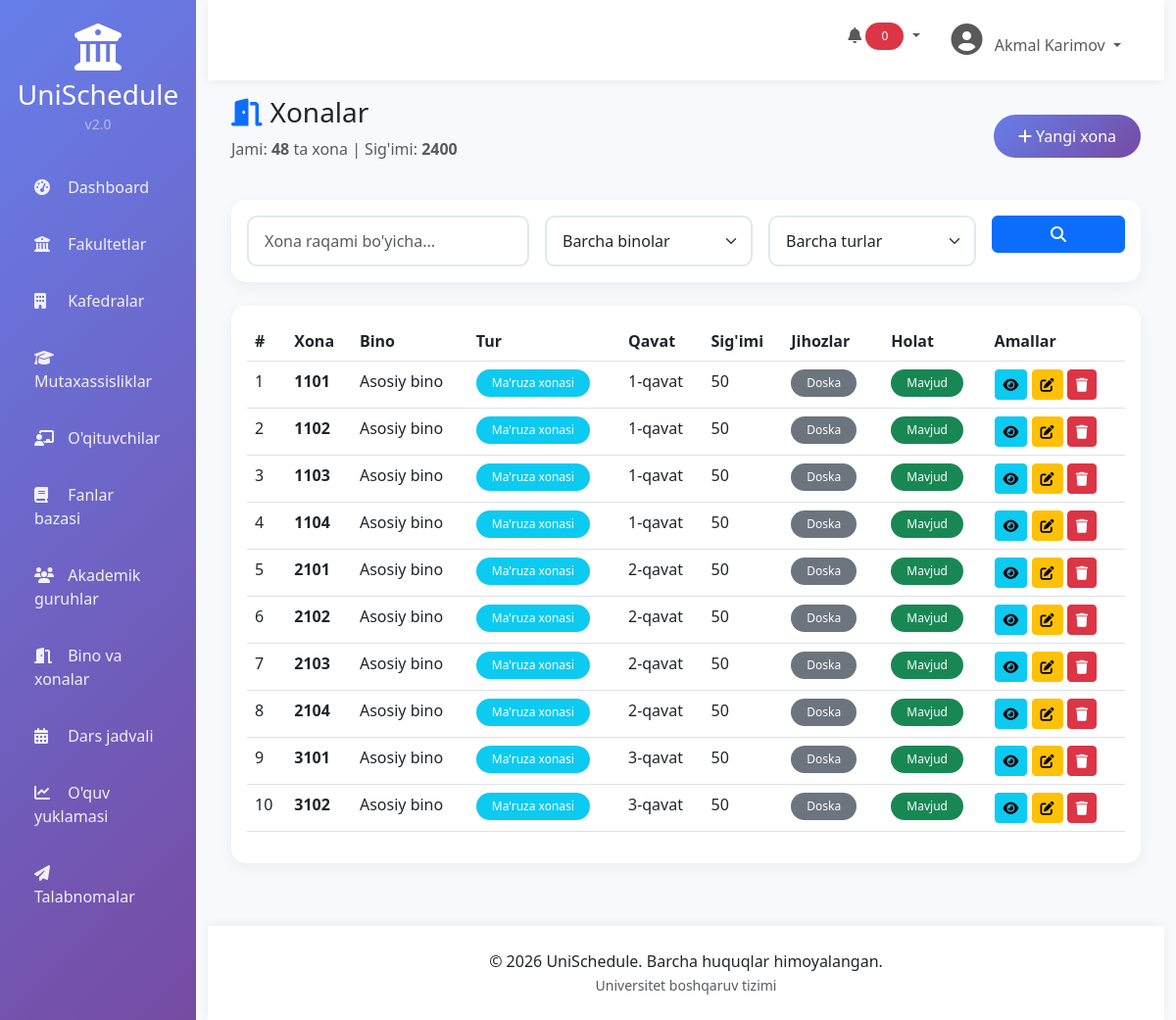
The page /rooms/ (signed in) on the database its author committed.
### rooms/models.py (models this page shows, shortened)
class Room(models.Model):
    ROOM_TYPES = [
        ('lecture', "Ma'ruza xonasi"),
        ('seminar', "Seminar xonasi"),
        ('lab', "Laboratoriya"),
        ('computer', "Kompyuter xonasi"),
        ('conference', "Konferensiya zali"),
        ('office', "Ofis"),
        ('library', "Kutubxona"),
        ('sport', "Sport zali"),
    ]
    building = models.ForeignKey(Building, on_delete=models.CASCADE, related_name='rooms', verbose_name="Bino")
    number = models.CharField(max_length=20, verbose_name="Xona raqami")
    capacity = models.PositiveSmallIntegerField(default=0, verbose_name="Sig'imi")
    room_type = models.CharField(max_length=20, choices=ROOM_TYPES, default='lecture', verbose_name="Xona turi")
    floor = models.PositiveSmallIntegerField(default=1, verbose_name="Qavat")
    has_projector = models.BooleanField(default=False, verbose_name="Proyektor")
    has_computer = models.BooleanField(default=False, verbose_name="Kompyuter")
    has_whiteboard = models.BooleanField(default=True, verbose_name="Doska")
    has_air_conditioner = models.BooleanField(default=False, verbose_name="Konditsioner")
    has_wifi = models.BooleanField(default=False, verbose_name="Wi-Fi")
    is_available = models.BooleanField(default=True, verbose_name="Mavjud")
    description = models.TextField(blank=True, verbose_name="Tavsif")
    created_at = models.DateTimeField(auto_now_add=True)
    updated_at = models.DateTimeField(auto_now=True)
    class Meta:
        verbose_name = "Xona"
        verbose_name_plural = "Xonalar"
        ordering = ['building__name', 'floor', 'number']
        unique_together = ['building', 'number']
    def get_equipment_list(self):
        equipment = []
        if self.has_projector:
            equipment.append("Proyektor")
        if self.has_computer:
            equipment.append("Kompyuter")
        if self.has_whiteboard:
            equipment.append("Doska")
        if self.has_air_conditioner:
            equipment.append("Konditsioner")
        if self.has_wifi:
            equipment.append("Wi-Fi")
        return equipment

class Building(models.Model):
    name = models.CharField(max_length=100, verbose_name="Bino nomi")
    code = models.CharField(max_length=20, unique=True, verbose_name="Bino kodi")
    address = models.CharField(max_length=255, verbose_name="Manzil")
    floors = models.PositiveSmallIntegerField(default=0, verbose_name="Qavatlar soni")
    description = models.TextField(blank=True, verbose_name="Tavsif")
    created_at = models.DateTimeField(auto_now_add=True)
    updated_at = models.DateTimeField(auto_now=True)
    class Meta:
        verbose_name = "Bino"
        verbose_name_plural = "Binolar"
        ordering = ['name']

### rooms/views.py (the view)
# urls.py: path('', views.room_list, name='room_list'),
@login_required
def room_list(request):
    rooms = Room.objects.all().select_related('building')
    search_query = request.GET.get('search', '')
    if search_query:
        rooms = rooms.filter(
            Q(number__icontains=search_query) |
            Q(building__name__icontains=search_query) |
            Q(building__code__icontains=search_query)
        )
    building_filter = request.GET.get('building', '')
    if building_filter:
        rooms = rooms.filter(building__id=building_filter)
    room_type_filter = request.GET.get('room_type', '')
    if room_type_filter:
        rooms = rooms.filter(room_type=room_type_filter)
    paginator = Paginator(rooms, 10)
    page_number = request.GET.get('page')
    page_obj = paginator.get_page(page_number)
    total_capacity = rooms.aggregate(total=Sum('capacity'))['total'] or 0
    context = {
        'rooms': page_obj,
        'total_count': rooms.count(),
        'total_capacity': total_capacity,
        'search_query': search_query,
        'building_filter': building_filter,
        'room_type_filter': room_type_filter,
        'buildings': Building.objects.all(),
        'room_types': Room.ROOM_TYPES,
    }
    return render(request, 'rooms/rooms/list.html', context)

### templates/rooms/rooms/list.html (shortened to what this page needs)
{% extends 'base.html' %}
{% block content %}
<div class="d-flex justify-content-between align-items-center mb-4">
    <div>
        <h1 class="h3 mb-0"><i class="fas fa-door-open text-primary me-2"></i>Xonalar</h1>
        <p class="text-muted mt-2">Jami: <strong>{{ total_count }}</strong> ta xona | Sig'imi: <strong>{{ total_capacity }}</strong></p>
    </div>
    <a href="{% url 'room_create' %}" class="btn btn-custom"><i class="fas fa-plus"></i> Yangi xona</a>
</div>
<div class="card mb-4">
    <div class="card-body">
        <form method="GET" class="row g-3">
            <div class="col-md-4"><input type="text" name="search" class="form-control" placeholder="Xona raqami bo'yicha..." value="{{ search_query }}"></div>
            <div class="col-md-3">
                <select name="building" class="form-select">
                    <option value="">Barcha binolar</option>
                </select>
            </div>
            <div class="col-md-3">
                <select name="room_type" class="form-select">
                    <option value="">Barcha turlar</option>
                </select>
            </div>
            <div class="col-md-2"><button type="submit" class="btn btn-primary w-100"><i class="fas fa-search"></i></button></div>
        </form>
    </div>
</div>
<div class="card">
    <div class="card-body">
        <div class="table-responsive">
            <table class="table table-hover">
                <thead><tr><th>#</th><th>Xona</th><th>Bino</th><th>Tur</th><th>Qavat</th><th>Sig'imi</th><th>Jihozlar</th><th>Holat</th><th>Amallar</th></tr></thead>
                <tbody>
                    {% for room in rooms %}
                    <tr>
                        <td>{{ forloop.counter }}</td>
                        <td><strong>{{ room.number }}</strong></td>
                        <td>{{ room.building.name }}</td>
                        <td><span class="badge bg-info">{{ room.get_room_type_display }}</span></td>
                        <td>{{ room.floor }}-qavat</td>
                        <td>{{ room.capacity }}</td>
                        <td>{% for eq in room.get_equipment_list %}<span class="badge bg-secondary me-1">{{ eq }}</span>{% endfor %}</td>
                        <td>{% if room.is_available %}<span class="badge bg-success">Mavjud</span>{% else %}<span class="badge bg-danger">Band</span>{% endif %}</td>
                        <td>
                            <a href="{% url 'room_detail' room.id %}" class="btn btn-sm btn-info"><i class="fas fa-eye"></i></a>
                            <a href="{% url 'room_edit' room.id %}" class="btn btn-sm btn-warning"><i class="fas fa-edit"></i></a>
                            <a href="{% url 'room_delete' room.id %}" class="btn btn-sm btn-danger" onclick="return confirm('O\'chirishni tasdiqlaysizmi?')"><i class="fas fa-trash"></i></a>
                        </td>
                    </tr>
                    {% empty %}<tr><td colspan="9" class="text-center py-5">Ma'lumot topilmadi</td></tr>{% endfor %}
                </tbody>
            </table>
        </div>
    </div>
</div>
{% endblock %}

### templates/base.html (shortened to what this page needs)
<!DOCTYPE html>
<html lang="uz">
<head>
    <link href="https://cdn.jsdelivr.net/npm/bootstrap@5.3.0/dist/css/bootstrap.min.css" rel="stylesheet">
    <link href="https://cdnjs.cloudflare.com/ajax/libs/font-awesome/6.4.0/css/all.min.css" rel="stylesheet">
    <link href="https://cdn.datatables.net/1.13.6/css/dataTables.bootstrap5.min.css" rel="stylesheet">
    {% load static %}
    <link rel="stylesheet" href="{% static 'css/style.css' %}">
</head>
<body>
    <div class="container-fluid">
        <div class="row">
            <div class="col-md-3 col-lg-2 px-0 sidebar" id="sidebar">
                <div class="text-center py-4">
                    <div class="logo">
                        <i class="fas fa-university fa-3x text-white mb-2"></i>
                        <h3 class="text-white mb-0">UniSchedule</h3>
                        <small class="text-white-50">v2.0</small>
                    </div>
                </div>
                <nav class="nav flex-column">
                    <a class="nav-link {% if request.resolver_match.url_name == 'dashboard' %}active{% endif %}" href="/">
                        <i class="fas fa-tachometer-alt"></i> <span>Dashboard</span>
                    </a>
                    <a class="nav-link" href="/faculties/">
                        <i class="fas fa-university"></i> <span>Fakultetlar</span>
                    </a>
                    <a class="nav-link" href="/departments/">
                        <i class="fas fa-building"></i> <span>Kafedralar</span>
                    </a>
                    <a class="nav-link" href="/specializations/">
                        <i class="fas fa-graduation-cap"></i> <span>Mutaxassisliklar</span>
                    </a>
                    <a class="nav-link" href="/teachers/">
                        <i class="fas fa-chalkboard-user"></i> <span>O'qituvchilar</span>
                    </a>
                    <a class="nav-link" href="/subjects/">
                        <i class="fas fa-book"></i> <span>Fanlar bazasi</span>
                    </a>
                    <a class="nav-link" href="/groups/">
                        <i class="fas fa-users"></i> <span>Akademik guruhlar</span>
                    </a>
                    <a class="nav-link" href="/rooms/">
                        <i class="fas fa-door-open"></i> <span>Bino va xonalar</span>
                    </a>
                    <a class="nav-link" href="/schedule/">
                        <i class="fas fa-calendar-alt"></i> <span>Dars jadvali</span>
                    </a>
                    <a class="nav-link" href="/workload/">
                        <i class="fas fa-chart-line"></i> <span>O'quv yuklamasi</span>
                    </a>
                    <a class="nav-link" href="/requests/">
                        <i class="fas fa-paper-plane"></i> <span>Talabnomalar</span>
                    </a>
                </nav>
            </div>
            <div class="col-md-9 col-lg-10 main-content">
                <nav class="navbar navbar-expand-lg navbar-custom">
                    <div class="container-fluid">
                        <div class="collapse navbar-collapse">
                            <ul class="navbar-nav ms-auto">
                                <li class="nav-item me-3">
                                    <div class="dropdown">
                                        <button class="btn btn-link nav-link dropdown-toggle" type="button" id="notificationDropdown" data-bs-toggle="dropdown">
                                            <i class="fas fa-bell"></i>
                                            <span class="badge bg-danger" id="notificationBadge">0</span>
                                        </button>
                                    </div>
                                </li>
                                <li class="nav-item dropdown">
                                    <a class="nav-link dropdown-toggle" href="#" id="navbarDropdown" role="button" data-bs-toggle="dropdown">
                                        <i class="fas fa-user-circle fa-2x"></i>
                                        <span class="ms-2">{{ user.get_full_name|default:user.username }}</span>
                                    </a>
                                </li>
                            </ul>
                        </div>
                    </div>
                </nav>
                <div class="px-4 py-3 fade-in">
                    {% block content %}{% endblock %}
                </div>
                <div class="footer">
                    <p class="mb-0">
                        &copy; 2026 UniSchedule. Barcha huquqlar himoyalangan.
                        <br>
                        <small class="text-muted">Universitet boshqaruv tizimi</small>
                    </p>
                </div>
            </div>
        </div>
    </div>
</body>
</html>

### static/css/style.css (style rules this page uses)
:root { --primary: #667eea; --primary-dark: #5a67d8; --secondary: #764ba2; --success: #48bb78; --danger: #f56565; --warning: #ed8936; --info: #4299e1; --dark: #2d3748; --light: #f7fafc; }
* { margin: 0; padding: 0; box-sizing: border-box; }
body { font-family: 'Segoe UI', Tahoma, Geneva, Verdana, sans-serif; background: linear-gradient(135deg, #667eea 0%, #764ba2 100%); min-height: 100vh; }
.sidebar { background: linear-gradient(135deg, var(--primary) 0%, var(--secondary) 100%); box-shadow: 2px 0 20px rgba(0,0,0,0.1); transition: all 0.3s; }
.sidebar .nav-link { color: rgba(255,255,255,0.9); padding: 12px 20px; margin: 5px 15px; border-radius: 10px; transition: all 0.3s; position: relative; overflow: hidden; }
.sidebar .nav-link::before { content: ''; position: absolute; top: 0; left: -100%; width: 100%; height: 100%; background: rgba(255,255,255,0.1); transition: left 0.3s; }
.sidebar .nav-link i { margin-right: 10px; width: 20px; }
.main-content { background: #f8f9fc; min-height: 100vh; }
.navbar-custom { background: white; box-shadow: 0 2px 10px rgba(0,0,0,0.05); padding: 1rem 1.5rem; }
.card { border: none; border-radius: 15px; box-shadow: 0 5px 15px rgba(0,0,0,0.05); transition: all 0.3s; overflow: hidden; }
.btn-custom { background: linear-gradient(135deg, var(--primary) 0%, var(--secondary) 100%); color: white; border: none; padding: 10px 25px; border-radius: 25px; transition: all 0.3s; position: relative; overflow: hidden; }
.form-control, .form-select { border-radius: 10px; border: 2px solid #e2e8f0; transition: all 0.3s; padding: 0.75rem 1rem; }
.badge { padding: 0.5rem 1rem; border-radius: 20px; font-weight: 500; }
.fade-in { animation: fadeIn 0.5s ease-in; }
.footer { background: white; padding: 1.5rem; text-align: center; margin-top: 3rem; box-shadow: 0 -2px 10px rgba(0,0,0,0.05); }

### templates/base.html (style rules this page uses)
.sidebar { min-height: 100vh; }

### rows shown on the page
Room: number "1101", building.name "Asosiy bino", room_type "Ma'ruza xonasi", floor "1", capacity "50", get_equipment_list "Doska", is_available "Mavjud"
Room: number "1102", building.name "Asosiy bino", room_type "Ma'ruza xonasi", floor "1", capacity "50", get_equipment_list "Doska", is_available "Mavjud"
Room: number "1103", building.name "Asosiy bino", room_type "Ma'ruza xonasi", floor "1", capacity "50", get_equipment_list "Doska", is_available "Mavjud"
Room: number "1104", building.name "Asosiy bino", room_type "Ma'ruza xonasi", floor "1", capacity "50", get_equipment_list "Doska", is_available "Mavjud"
Room: number "2101", building.name "Asosiy bino", room_type "Ma'ruza xonasi", floor "2", capacity "50", get_equipment_list "Doska", is_available "Mavjud"
Room: number "2102", building.name "Asosiy bino", room_type "Ma'ruza xonasi", floor "2", capacity "50", get_equipment_list "Doska", is_available "Mavjud"
Room: number "2103", building.name "Asosiy bino", room_type "Ma'ruza xonasi", floor "2", capacity "50", get_equipment_list "Doska", is_available "Mavjud"
Room: number "2104", building.name "Asosiy bino", room_type "Ma'ruza xonasi", floor "2", capacity "50", get_equipment_list "Doska", is_available "Mavjud"
Room: number "3101", building.name "Asosiy bino", room_type "Ma'ruza xonasi", floor "3", capacity "50", get_equipment_list "Doska", is_available "Mavjud"
Room: number "3102", building.name "Asosiy bino", room_type "Ma'ruza xonasi", floor "3", capacity "50", get_equipment_list "Doska", is_available "Mavjud"

### other values the page prints
{{ user.get_full_name|default:user.username }} "Akmal Karimov"
{{ total_count }} "48"
{{ total_capacity }} "2400"
